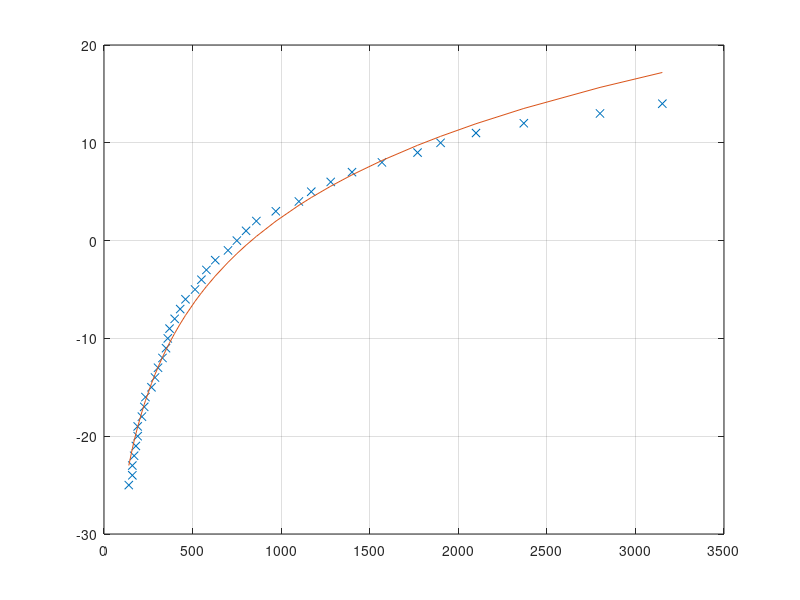

Write the MATLAB code that produced this figure.
data = csvread('reflector.csv');
data = data(1:40, :);

xdata = data(:, 2);
ydata = data(:, 1);

hold off;
plot(data(:, 2), data(:, 1),'x');
grid on;
hold on;
% x=0:3600;
% plot(x, 10*log(x)-70);

% f = fit(data(:,2), data(:,1), 'poly3');
% plot(f);

fun = @(k,x) k(1) * log(x) + k(2);

k0 = [0, 0];
k = lsqcurvefit(fun, k0, xdata, ydata);
plot(xdata, fun(k, xdata));
